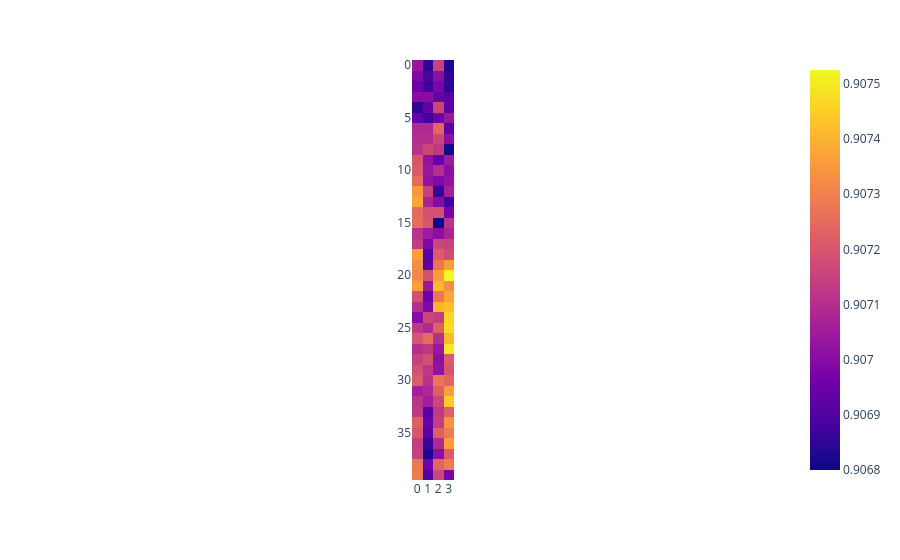

Here is the notebook cell this chart was saved with:
### Code cell
new_result = new_rfCV.cv_results_["mean_test_score"].reshape(new_num_tree.size, new_depth.size, order='F')
fig = px.imshow(new_result)
fig.show()

### Figure 1 — Plotly figure (JSON) as saved in the notebook; plotly's stock layout.template omitted (floating-point values rounded to 4 significant figures; data arrays with more than 128 entries replaced by an {"elided": "..."} marker saying what was removed)
{"data": [{"coloraxis": "coloraxis", "hovertemplate": "x: %{x}<br>y: %{y}<br>color: %{z}<extra></extra>", "name": "0", "type": "heatmap", "xaxis": "x", "yaxis": "y", "z": {"elided": "40x4 float values"}}], "layout": {"coloraxis": {"colorscale": [[0, "#0d0887"], [0.1111, "#46039f"], [0.2222, "#7201a8"], [0.3333, "#9c179e"], [0.4444, "#bd3786"], [0.5556, "#d8576b"], [0.6667, "#ed7953"], [0.7778, "#fb9f3a"], [0.8889, "#fdca26"], [1, "#f0f921"]]}, "margin": {"t": 60}, "xaxis": {"anchor": "y", "constrain": "domain", "domain": [0, 1], "scaleanchor": "y"}, "yaxis": {"anchor": "x", "autorange": "reversed", "constrain": "domain", "domain": [0, 1]}}}
